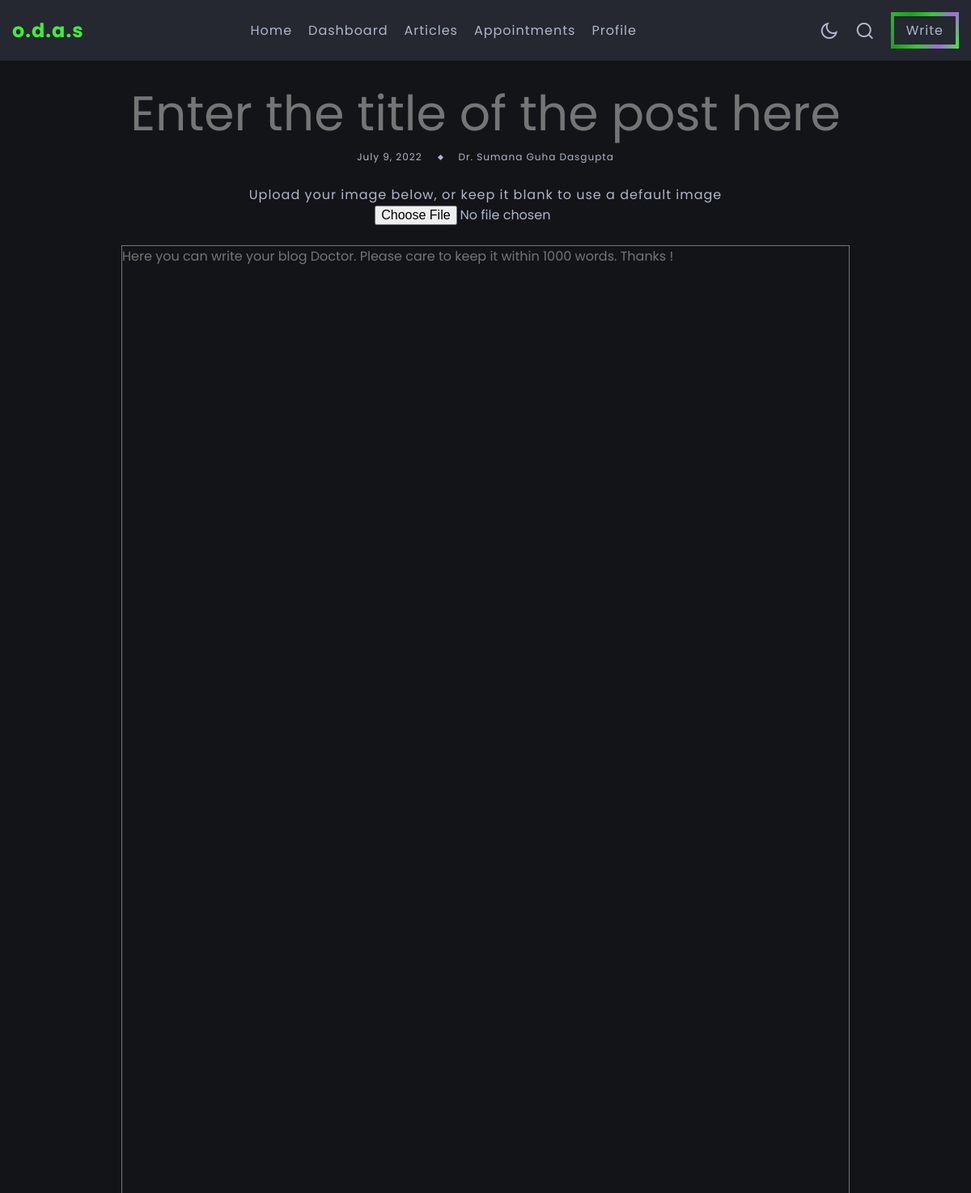
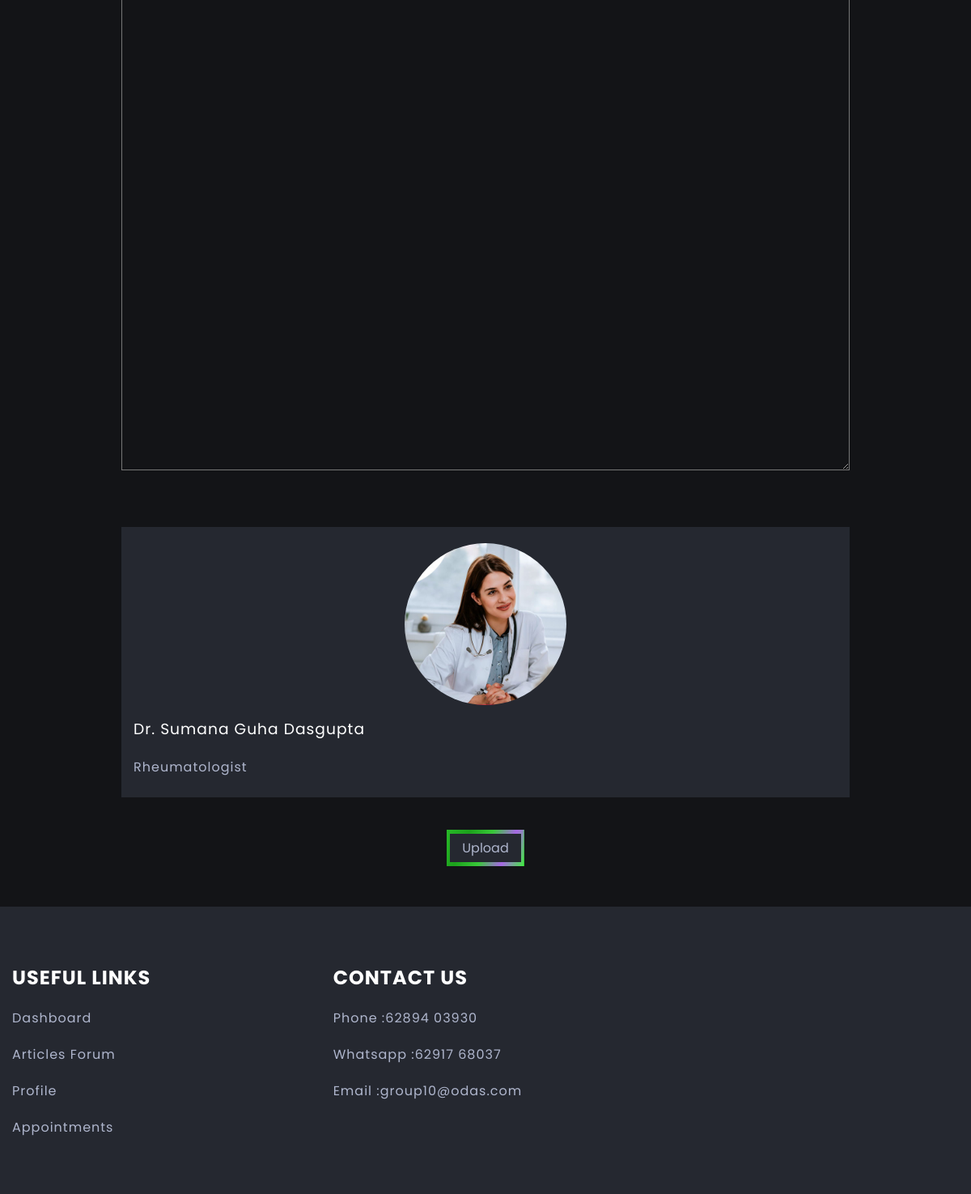
The app's page /articles/upload/ (signed in) with its own data (2 pictures, top to bottom).
### accounts/models.py (models this page shows)
class Doctor(User):
    CHOICES = [
        ('Male','Male'),
        ('Female','Female'),
        ('Others','Others'),
    ]
    SPECIALITIES= [
        ('Podiatrist','Podiatrist'),
        ('General','General'),
        ('Pediatrician','Pediatrician'),
        ('Endocrinologist','Endocrinologist'),
        ('NeuroLogist','Neurologist'),
        ('Rheumatologist','Rheumatologist'),
        ('Alergist','Allergist'),
        ('Psychiatrist','Psychiatrist'),
    ]
    gender = models.CharField(null = False, max_length=8, choices=CHOICES)
    contact = models.CharField(max_length=12)
    dob = models.DateField()
    speciality = models.CharField(null=False, choices = SPECIALITIES, max_length=20)
    bio = models.TextField(null=True, max_length=800, blank=True)
    yoe = models.IntegerField()
    charge = models.DecimalField(decimal_places=2,max_digits=7, max_length = 10)
    paypal = models.EmailField(max_length=70, null = True, blank = True)
    img = models.ImageField(upload_to = "doctor_images/", null = True, blank = True)
    sun_start = models.TimeField(null=True, blank=True)
    sun_end = models.TimeField(null = True, blank=True)
    mon_start = models.TimeField(null = True, blank=True)
    mon_end = models.TimeField(null = True, blank=True)
    tue_start = models.TimeField(null = True, blank=True)
    tue_end = models.TimeField(null = True, blank=True)
    wed_start = models.TimeField(null = True, blank=True)
    wed_end = models.TimeField(null = True, blank=True)
    thu_start = models.TimeField(null = True, blank=True)
    thu_end = models.TimeField(null = True, blank=True)
    fri_start = models.TimeField(null = True, blank=True)
    fri_end = models.TimeField(null = True, blank=True)
    sat_start = models.TimeField(null = True, blank=True)
    sat_end = models.TimeField(null = True, blank=True)

### article/views.py (the view, shortened to what this page needs)
# urls.py: path('upload/', views.UploadPage.as_view(), name='upload_article'),
class UploadPage(views.View):
    def get(self,request):
        if(request.user.is_authenticated):
            if(is_Doctor(request.user.id)):
                current_date=datetime.now().date()
                author_id=request.user.id
                author = Doctor.objects.get(pk=author_id)
                return render(request, 'article/uploadpage.html', {'date':current_date, 'author':author})
            else:
                messages.error(request, "cannotwrite")
                return redirect("/articles/home/")
        return redirect("/accounts/login/doctor/")

### article/views.py (called while the page is built)
def is_Doctor(id):
    try:
        doctor = Doctor.objects.get(pk = id)
        return True
    except Exception:
        return False

### article/templates/article/uploadpage.html (shortened to what this page needs)
{% extends 'article/base1.html' %}
{% block content %}
<section class="blog-post section-header-offset">
    <div class="blog-post-container container">
        <form action="#" enctype="multipart/form-data" method="post" name="uploader">
            <div class="blog-post-data">
                <input type="text" name="title" class="title blog-post-title" placeholder="Enter the title of the post here" role="div" required>
                <div class="article-data">
                    <span>{{date}}</span>
                    <span class="article-data-spacer"></span>
                    <span>Dr. {{author.first_name}} {{author.last_name}}</span>
                </div>
                Upload your image below, or keep it blank to use a default image
                <p>
                    <input type="file" name="imagein" id="imagein" accept="image/*">
                </p>
            </div>
            <div class="container">
                <textarea cols="40" rows="70" name="blog" placeholder="Here you can write your blog Doctor. Please care to keep it within 1000 words. Thanks !" required></textarea>
                <div class="author d-grid">
                    <div class="author-image-box">
                        {% if author.img %}
                        <img src="{{author.img.url}}" alt="Couldn't load image">
                        {% endif %}
                    </div>
                    <div class="author-about">
                        <h3 class="author-name">Dr. {{author.first_name}} {{author.last_name}}</h3>
                        <p>{{author.speciality}}</p>
                    </div>
                </div>
            </div>
            <button type="submit" class="btn upload-btn fancy-border">
                <span>Upload</span>
            </button>
    </div>
</section>
{% endblock content %}

### article/static/article/css/main.css (style rules this page uses)
:root { --light-color: #fff; --light-color-alt: #afb6cd; --dark-color: #131417; --dark-color-alt: #252830; --hover-color: rgb(64, 236, 64); --hover-color-alt: #fff; --transparent-light-color:rgba(255,255,255,0.05); --transparent-dark-color:rgba(0,0,0,0.75); --gradient-color: linear-gradient(115deg, rgb(40, 185, 40), rgb(28, 161, 28), rgb(56, 200, 56), #a767e5, var(--hover-color)); --font-family:'Poppins',sans-serif; --font-size-xsm:1.2rem; --font-size-sm:1.6rem; --font-size-md:2.4rem; --font-size-lg:3rem; --font-size-xl:4rem; --gap:2rem; --margin-sm:2rem; --margin-md:3rem; --item-min-height-sm:20rem; --item-min-height-md:30rem; }
* { margin: 0; padding: 0; box-sizing: border-box; }
html { font-size: 62.5%; }
body { font-family: var(--font-family); font-size: var(--font-size-sm); color: var(--light-color-alt); background-color: var(--dark-color); letter-spacing: 1px; transition: background-color .25s, color .25s; }
img { max-width: 100%; display: block; }
input, button { font: inherit; color: inherit; border: none; background-color: transparent; outline: none; }
.container { max-width: 160rem; margin: 0 auto; padding: 0 1.5rem; }
.d-grid { display: grid; }
.section-header-offset { margin-top: 5rem; }
.article-data-spacer { width: 0.5rem; height: 0.5rem; background-color: var(--light-color-alt); transform: rotate(45deg); }
.article-data { display: flex; align-items: center; gap: var(--gap); font-size: var(--font-size-xsm); margin-bottom: 1rem; }
.title { padding-top: 2rem; color: var(--light-color); }
.btn { cursor: pointer; }
.upload-btn { padding: 1rem 0.4rem; margin-top: 4rem; display: block; margin-left: auto; margin-right: auto; }
.blog-post { padding-bottom: 5rem; }
.blog-post-data { display: flex; flex-direction: column; align-items: center; text-align: center; padding-block: 2.5rem; }
.blog-post-data input { width: 80%; align-items: center; text-align: center; }
textarea { font: inherit; color: inherit; background-color: transparent; outline: 1px var(--light-color); }
.blog-post-title { font-size: clamp(3rem, 5vw, 6rem); }
.blog-post-data .article-data { margin-bottom: 2.5rem; }
.blog-post-container .container { max-width: 90rem; padding: 0; display: flex; flex-direction: column; gap: var(--gap); }
.author { margin-top: 5rem; gap: var(--gap); background-color: var(--dark-color-alt); }
.author-image-box { position: relative; height: var(--item-min-height-sm); }
.author-about { padding: 1.5rem; display: flex; flex-direction: column; gap: var(--gap); }
.author-name { color: var(--light-color); font-weight: 400; }
.author p { max-width: 50rem; margin-bottom: 1rem; }
.author-image-box img { position: absolute; width: 200px; height: 200px; border-radius: 150px; transition: transform 0.25s; transform: translateX(-50%); left: 50%; top: 10%; }
.fancy-border { position: relative; overflow: hidden; }
.fancy-border::before { content: ''; position: absolute; top: 0; left: 0; width: 200%; height: 100%; background: var(--gradient-color); background-size: 50% 100%; z-index: 5; }
.fancy-border span { position: relative; z-index: 10; padding: 0.6rem 1.5rem; background-color: var(--dark-color-alt); }

### records on screen
Doctor: img (picture), speciality "Rheumatologist"

### other values on screen
{{ date }} "July 9, 2022"
{{ author.first_name }} "Sumana"
{{ author.last_name }} "Guha Dasgupta"
